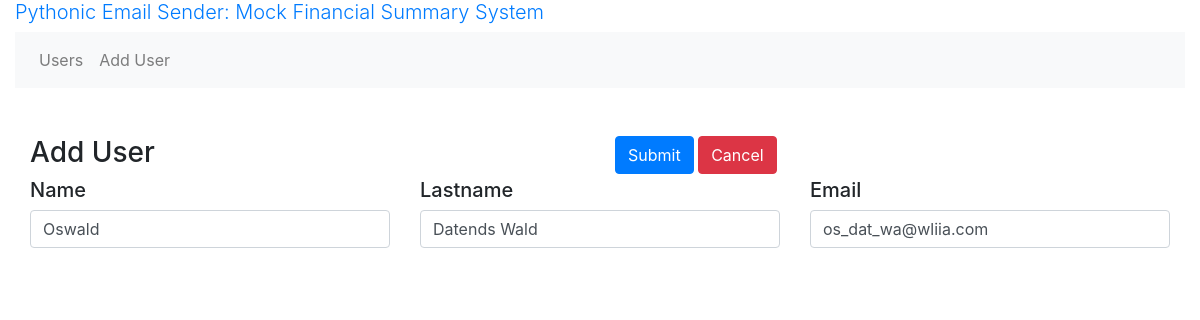
Page /edit_user/1 on the committed database.
### models.py (models this page shows)
class User(db.Model):
    __tablename__ = 'user'
    id = db.Column(db.Integer, primary_key=True)
    created_at = db.Column(db.Date, nullable = False, default=datetime.utcnow())
    name = db.Column(db.String(255), nullable = False)
    lastname = db.Column(db.String(255), nullable = False)
    email = db.Column(db.String(255), nullable = False)
    transactions = db.relationship('Transaction', back_populates='user', cascade="all,delete")# one2many
    def __repr__(self):
        return f'id = {self.id}: {self.name} {self.lastname}, {self.created_at}'

### routes.py (the view, shortened to what this page needs)
@app.route('/edit_user/<int:user_id>', methods=['GET', 'POST'])
def edit_user(user_id):
    form = forms.AddUserForm()
    user = models.User.query.get(user_id)
    print(user)
    if user:
        form.name.data = user.name
        form.lastname.data = user.lastname
        form.email.data = user.email
        return render_template('edit_user.html', form=form, user_id=user_id)
    flash(f'User with id {user_id} does not exit')
    return redirect(url_for('users'))

### forms.py
class AddUserForm(FlaskForm):
    name = StringField('Name', validators=[DataRequired()])
    lastname = StringField('Lastname', validators=[DataRequired()])
    email = StringField('email', validators=[DataRequired(), Email()])
    submit = SubmitField('Submit')

### templates/edit_user.html (shortened to what this page needs)
{% extends "base.html" %}
{% block main %}
<div class="container-fluid">
  <form action="{{ url_for('edit_user', user_id=user_id)  }}" method="post">
    <div class="row">
      <div class="col">
        <h3>Add User</h3>
      </div>
      <div class="col">
        {{ form.submit(class="btn btn-primary") }}
        <a href="{{ url_for('users') }}" class="btn btn-danger">Cancel</a>
      </div>
    </div>
    <div class="row">
      <div class="col">
        <h5> Name </h5>
        {{ form.name(class="form-control") }}
      </div>
      <div class="col">
        <h5> Lastname </h5>
        {{ form.lastname(class="form-control") }}
      </div>
      <div class="col">
        <h5> Email </h5>
        {{ form.email(class="form-control") }}
      </div>
    </div>
  </form>
</div>
{% endblock %}

### rows in the picture
User: name "Oswald", lastname "Datends Wald", email "os_dat_wa@wliia.com"
